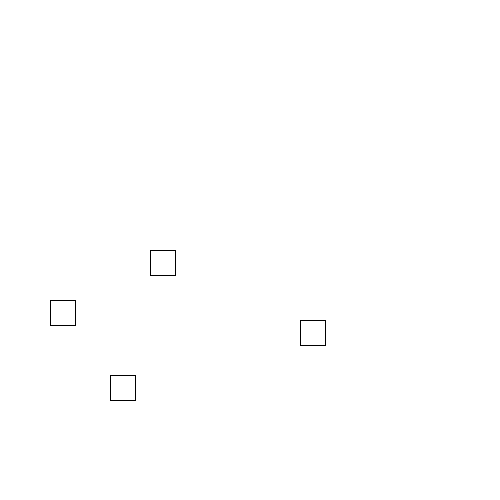
Frame 1 (no input)
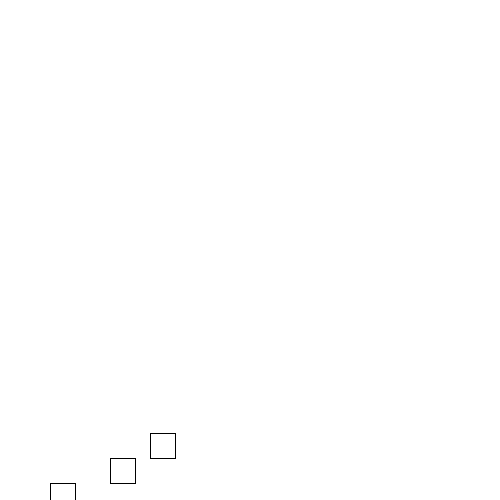
Frame 60 (the mouse pressed at the canvas centre just before this capture)
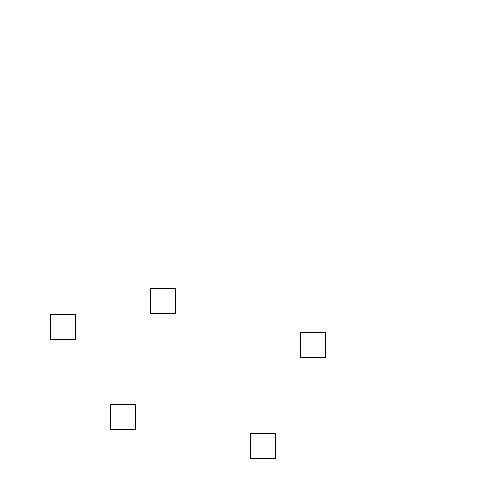
Frame 120 (the mouse held since frame 60 and released just before this capture)

The Processing sketch that drew these frames (run headless with seeded random() and noise(); from frame 60 on, the mouse is pressed at the canvas centre):

// Processing sketch: processing_76844
// ── processing_76844.pde

int count = 4;
float[] xpos;
float[] ypos;
float[] speed;
void setup()
{
size(500, 500);
background(255);

xpos = new float[count];
ypos = new float[count];
speed = new float[count];

xpos[0] = 150;
ypos[0] = 250;
speed[0] = 0;

xpos[1] = 300;
ypos[1] = 320;
speed[1] = 0;

xpos[2] = 50;
ypos[2] = 300;
speed[2] = 0;

xpos[3] = 110;
ypos[3] = 375;
speed[3] = 0;
}
void draw()
{
background(255);
int i = 0;
while(i < count) {
speed[i] = speed[i] + 0.1;

if(ypos[i] > 500) {
speed[i] = speed[i] * -0.95;
}

ypos[i] = ypos[i] + speed[i];

rect(xpos[i], ypos[i], 25, 25);
i = i +1;
}
}
void mousePressed()
{
xpos = expand(xpos, count + 1);
ypos = expand(ypos, count + 1);
speed = expand(speed, count + 1);

xpos[count] = mouseX;
ypos[count] = mouseY;
speed[count] = 0;
count = count + 1;
}
